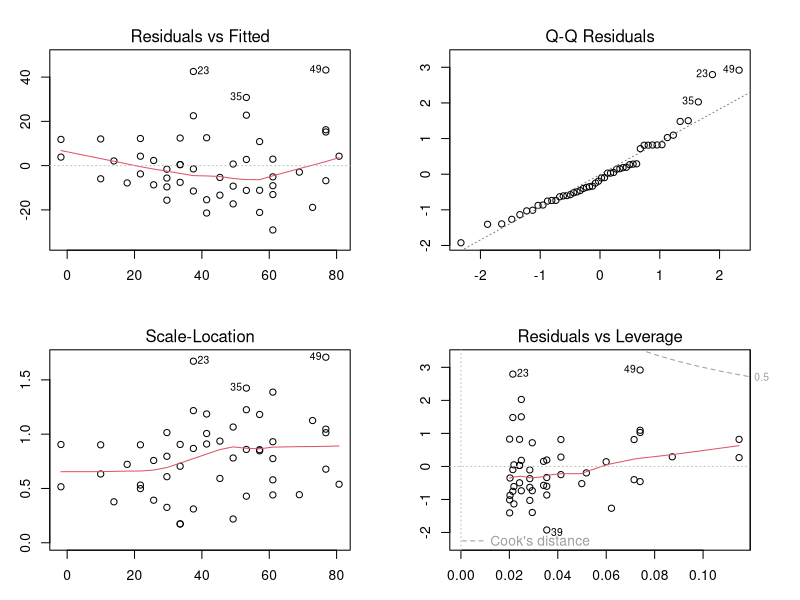
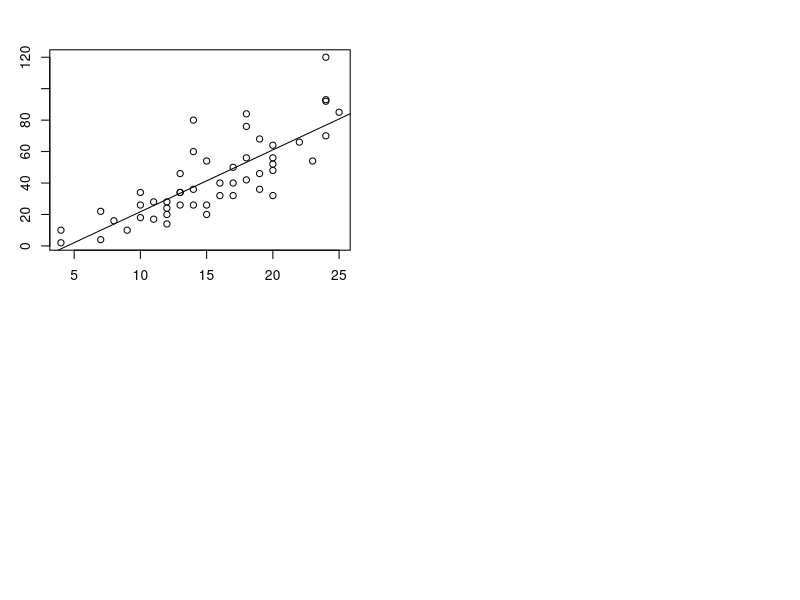

These charts were generated, in order, by the following R code:
# 종속: disg, 독립: speed
# 종속: 수치형 - 연속형(필수) 양적데이터

m <- lm(dist~speed, data=cars)

coef(m)
# (Intercept)       speed 
# -17.579095    3.932409

fitted(m)[1:4]
# 1         2         3         4 
# -1.849460 -1.849460  9.947766  9.947766 

residuals(m)[1:4]
# 1         2         3         4 
# 3.849460 11.849460 -5.947766 12.052234 

summary(m)

# Call:
#   lm(formula = dist ~ speed, data = cars)
# 
# Residuals:
#   Min      1Q  Median      3Q     Max     중앙값이 0 근사 값이 나오는 것을 권장, 0과 멀어질 수록 정규성을 안따를 가능이 높다.
# -29.069  -9.525  -2.272   9.215  43.201 
# 
# Coefficients:
#   Estimate Std. Error t value Pr(>|t|)    
# (Intercept) -17.5791     6.7584  -2.601   0.0123 *  오차 평균에 다한 t검정, p-value가 유의수준 0.05보다 작기때문에 해당 계수는 유의미하다.
#   speed         3.9324     0.4155   9.464 1.49e-12 *** 
#   ---
#   Signif. codes:  
#   0 ‘***’ 0.001 ‘**’ 0.01 ‘*’ 0.05 ‘.’ 0.1 ‘ ’ 1
# 
# Residual standard error: 15.38 on 48 degrees of freedom
# Multiple R-squared:  0.6511,	Adjusted R-squared:  0.6438 
# F-statistic: 89.57 on 1 and 48 DF,  p-value: 1.49e-12
# 분산에 대한 비율검정: F-검정, 3개이상 집단일 경우 평균검정도 가능
# 집단내, 집단간의 분산으로 집단간 평균을 알 수 있음
# F검정 신뢰구간 95% 이내 존재하면 평균차이가 없고 집단간 차이가 없다.
# 95%를 벗어나면 집단간 평균 차이가 존재하다는 것을 의미
# F검정은 집단의 평균오차차이를 알아보기위해
# 설명력(설명계수): 결정계수 R^2
# Multiple R-squared: 결정계수
# Adjusted R-squared: 기존 공식에 대한 문제, 변수가 많아질 경우 문제 발생
# 변량이 1개일 경우는 Multiple
# 변량이 다수일 경우는 Adjusted



predict(m, newdata = data.frame(speed=4), interval = "confidence")
# fit       lwr      upr
# 1 -1.84946 -12.32954 8.630624


summary(m)

# Call:
#   lm(formula = dist ~ speed, data = cars)
# 
# Residuals:
#   Min      1Q  Median      3Q     Max 
# -29.069  -9.525  -2.272   9.215  43.201 
# 
# Coefficients:
#   Estimate Std. Error t value Pr(>|t|)    
# (Intercept) -17.5791     6.7584  -2.601   0.0123 *  
#   speed         3.9324     0.4155   9.464 1.49e-12 ***
#   ---
#   Signif. codes:  
#   0 ‘***’ 0.001 ‘**’ 0.01 ‘*’ 0.05 ‘.’ 0.1 ‘ ’ 1
# 
# Residual standard error: 15.38 on 48 degrees of freedom
# Multiple R-squared:  0.6511,	Adjusted R-squared:  0.6438 
# F-statistic: 89.57 on 1 and 48 DF,  p-value: 1.49e-12


#집단A
full <- lm(dist~speed, data=cars)

#집단B
reduced <- lm(dist~1, data=cars)

anova(reduced, full)
# Analysis of Variance Table
# 
# Model 1: dist ~ 1
# Model 2: dist ~ speed
# Res.Df   RSS Df Sum of Sq      F   Pr(>F)    
# 1     49 32539                                 
# 2     48 11354  1     21186 89.567 1.49e-12 ***
#   ---
#   Signif. codes:  
#   0 ‘***’ 0.001 ‘**’ 0.01 ‘*’ 0.05 ‘.’ 0.1 ‘ ’ 1



par(mfrow=c(2,2), mar=c(3,3,3,3))
plot(m)

?par(mfrow=c(1,1))
plot(cars$speed, cars$dist)
abline(coef(m))
